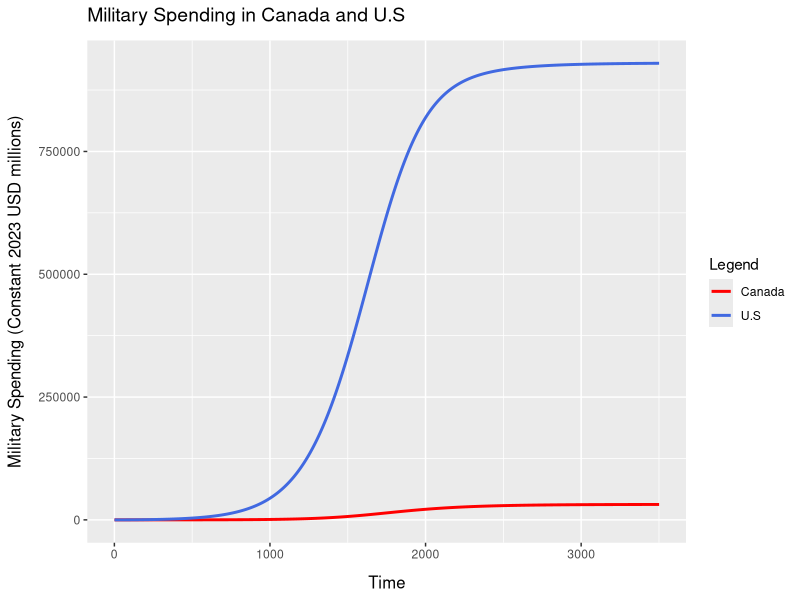

Write the R code that produced this figure.
#############################
# Logistic Arms Race Model
# With Logistic Constraints
############################

#time values
t_vals <- seq(0,350, by = 0.1)

#parameters
#values of e and f shift the equilibrium but do not change stability results
e <- 0.733582888 
f <- -0.59771515 

#capacity limits for military spending (logistic constraint parameters)
Kp <- 40000
Kg <- 1041000

#initial conditions determine the starting point of the simulation
#values below or above equilibrium affect whether spending initially increases or decreases
p0 <- 0
g0 <- 0

#create matrix to store model values: simulated spending levels of Purple and Green, respectively
arms <- matrix(NA, nrow = length(t_vals), ncol = 3)
arms[1,] <- c(p0, g0,1)

#Euler method to numerically simulate the logistic arms race model
arms_model <- function(t_vals, arms, a, b, c, d, e, f, Kp, Kg){
  h <- t_vals[2] - t_vals[1]
  for(t in 2:length(t_vals)){
    
    p_prev <- arms[t-1, 1]
    g_prev <- arms[t-1, 2]
    t_prev<-arms[t-1,3]
    
    #Logistic model equations with logistic constraint
    dp <- a*(1 - p_prev/Kp)*g_prev - c*p_prev + e
    dg <- b*(1 - g_prev/Kg)*p_prev - d*g_prev + f
    
    p_new <- p_prev + h*dp
    g_new <- g_prev + h*dg
    t_new<-t_prev+1
    
    arms[t,] <- c(p_new, g_new,t_new)
  }
  return(arms)
}

#plot the model 
model1 <- arms_model(t_vals, arms, a = 0.001025041, b = 3.06035844, c = 0.006444388, d = 0.01104621, e, f, Kp, Kg)
model1<-data.frame(model1)

colours <- c( "U.S" = "royalblue","Canada" = "red")

library(ggplot2)
ggplot(model1) +
  geom_line(mapping = aes(x=X3, y = X1, colour = "Canada"), lwd = 1)  +
  geom_line(mapping = aes(x=X3, y = X2, colour = "U.S"), lwd = 1) +
  labs(x = "Time", y = "Military Spending (Constant 2023 USD millions)", title = "Military Spending in Canada and U.S",
       colour = "Legend") + scale_colour_manual(values = colours)  + 
  theme(axis.title.x = element_text(family = "sans", size = 12, margin=margin(10,0,0,0)), 
        axis.title.y = element_text(family = "sans", size = 12, margin=margin(0,10,0,0)), 
        plot.title = element_text(family = "sans", size = 14, margin=margin(0,0,10,0)))
        
